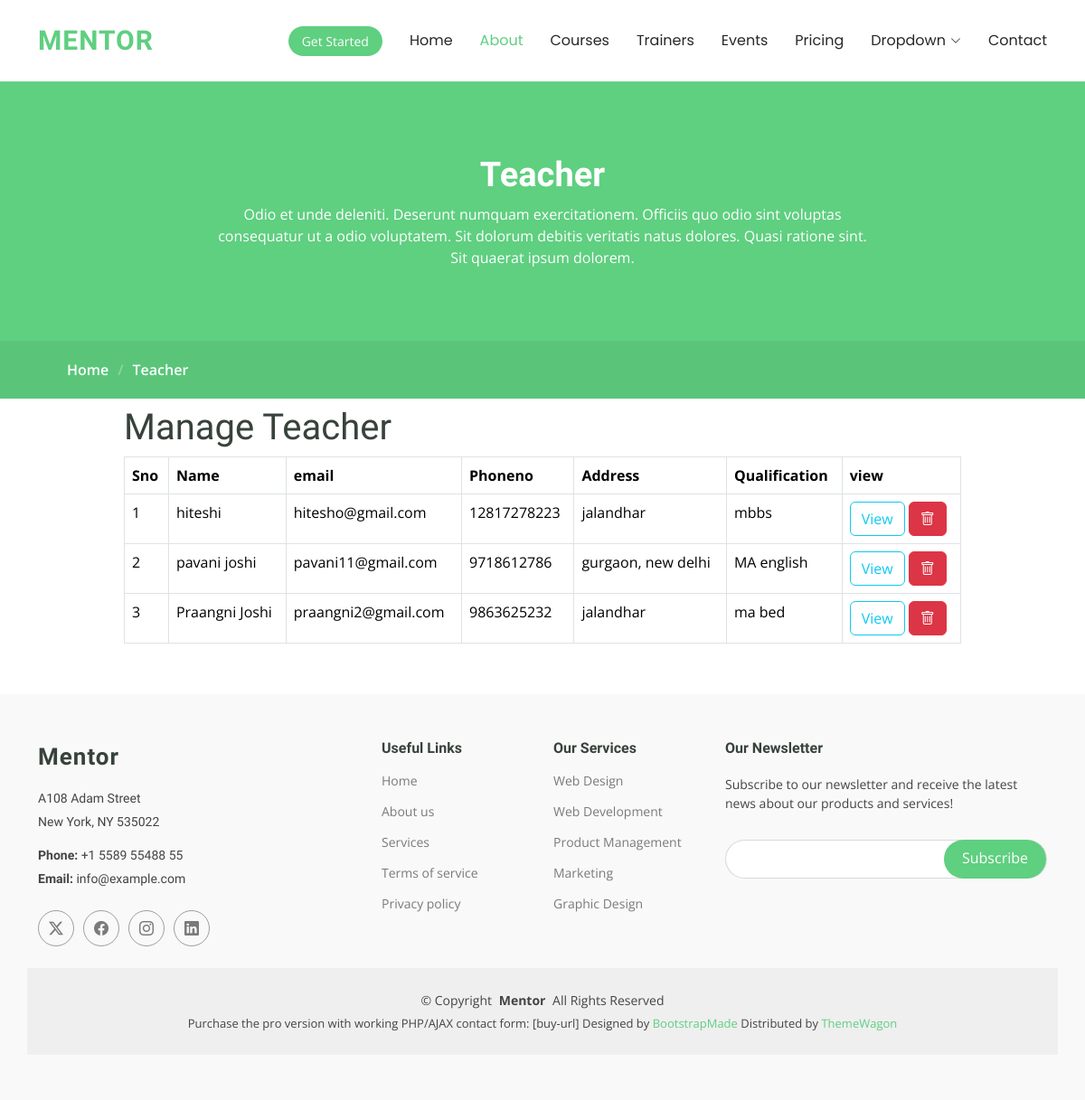
/Mentor-1.0.0/manage_teacher.php, run on the app's committed database.
### tables this page shows
CREATE TABLE `teacher` (
  `id` int(9) NOT NULL,
  `name` varchar(50) NOT NULL,
  `email` varchar(200) NOT NULL,
  `phn_no` bigint(10) NOT NULL,
  `address` longtext NOT NULL,
  `qualification` varchar(100) NOT NULL,
  `join_date` date NOT NULL
);

### Mentor-1.0.0/manage_teacher.php (the view, shortened to what this page needs)
<?php
include("header.php")
?>
<main class="main">
<div class="page-title" data-aos="fade">
  <div class="heading">
    <div class="container">
      <div class="row d-flex justify-content-center text-center">
        <div class="col-lg-8">
          <h1>Teacher</h1>
          <p class="mb-0">Odio et unde deleniti. Deserunt numquam exercitationem. Officiis quo odio sint voluptas consequatur ut a odio voluptatem. Sit dolorum debitis veritatis natus dolores. Quasi ratione sint. Sit quaerat ipsum dolorem.</p>
        </div>
      </div>
    </div>
  </div>
  <nav class="breadcrumbs">
    <div class="container">
      <ol>
        <li><a href="index.php">Home</a></li>
        <li class="current">Teacher</li>
      </ol>
    </div>
  </nav>
</div>
<section id="contact" class="contact section">
        <div class="container" data-aos="fade-up" data-aos-delay="100">
        <div class="row justify-content-center gy-4">
            <div class="col-lg-10 table-responsive">
                <h1>Manage Teacher</h1>
                <table class="table table-bordered table-hover">
                    <tr>
                        <th>Sno</th>
                        <th>Name</th>
                        <th>email</th>
                        <th>Phoneno</th>
                        <th>Address</th>
                        <th>Qualification</th>
                        <th>view</th>
                    </tr>
                    <?php
                    include("connection.php");
                    $query="SELECT * from `teacher`";
                    $res=mysqli_query($db,$query);
                    $sno=1;
                    while($data=mysqli_fetch_assoc($res)){
                    ?>
                    <tr>
                        <td><?php echo $sno;?></td>
                        <td><?php echo $data["name"];?></td>
                        <td><?php echo $data["email"];?></td>
                        <td><?php echo $data["phn_no"];?></td>
                        <td><?php echo $data["address"];?></td>
                        <td><?php echo $data["qualification"];?></td>
                        <td>
                            <a href="view_teacher.php?id=<?php echo $data['id']?>" class="btn btn-outline-info">View</a>
                            <a class="btn btn-danger" href="delete_teacher.php?id=<?php echo $data['id']?>">
                                <i class="bi bi-trash"></i>
                            </a>
                        </td>
                    </tr>
                    <?php
                    $sno++;
                    }
                    ?>
                </table>
            </div>
        </div>
        </div>
    </section>
</main>
<footer id="footer" class="footer position-relative light-background">
<div class="container footer-top">
  <div class="row gy-4">
    <div class="col-lg-4 col-md-6 footer-about">
      <a href="index.php" class="logo d-flex align-items-center">
        <span class="sitename">Mentor</span>
      </a>
      <div class="footer-contact pt-3">
        <p>A108 Adam Street</p>
        <p>New York, NY 535022</p>
        <p class="mt-3"><strong>Phone:</strong> <span>+1 5589 55488 55</span></p>
        <p><strong>Email:</strong> <span>info@example.com</span></p>
      </div>
      <div class="social-links d-flex mt-4">
        <a href=""><i class="bi bi-twitter-x"></i></a>
        <a href=""><i class="bi bi-facebook"></i></a>
        <a href=""><i class="bi bi-instagram"></i></a>
        <a href=""><i class="bi bi-linkedin"></i></a>
      </div>
    </div>
    <div class="col-lg-2 col-md-3 footer-links">
      <h4>Useful Links</h4>
      <ul>
        <li><a href="#">Home</a></li>
        <li><a href="#">About us</a></li>
        <li><a href="#">Services</a></li>
        <li><a href="#">Terms of service</a></li>
        <li><a href="#">Privacy policy</a></li>
      </ul>
    </div>
    <div class="col-lg-2 col-md-3 footer-links">
      <h4>Our Services</h4>
      <ul>
        <li><a href="#">Web Design</a></li>
        <li><a href="#">Web Development</a></li>
        <li><a href="#">Product Management</a></li>
        <li><a href="#">Marketing</a></li>
        <li><a href="#">Graphic Design</a></li>
      </ul>
    </div>
    <div class="col-lg-4 col-md-12 footer-newsletter">
      <h4>Our Newsletter</h4>
      <p>Subscribe to our newsletter and receive the latest news about our products and services!</p>
      <form action="forms/newsletter.php" method="post" class="php-email-form">
        <div class="newsletter-form"><input type="email" name="email"><input type="submit" value="Subscribe"></div>
      </form>
    </div>
  </div>
</div>
<div class="container copyright text-center mt-4">
  <p>© <span>Copyright</span> <strong class="px-1 sitename">Mentor</strong> <span>All Rights Reserved</span></p>
  <div class="credits">
    Purchase the pro version with working PHP/AJAX contact form: [buy-url]
    Designed by <a href="https://bootstrapmade.com/">BootstrapMade</a> Distributed by <a href=“https://themewagon.com>ThemeWagon
  </div>
</div>
</footer>
</body>
</html>

### Mentor-1.0.0/header.php (shortened to what this page needs)
<!DOCTYPE html>
<html lang="en">
<head>
  <link href="assets/vendor/bootstrap/css/bootstrap.min.css" rel="stylesheet">
  <link href="assets/vendor/bootstrap-icons/bootstrap-icons.css" rel="stylesheet">
  <link href="assets/vendor/aos/aos.css" rel="stylesheet">
  <link href="assets/vendor/glightbox/css/glightbox.min.css" rel="stylesheet">
  <link href="assets/vendor/swiper/swiper-bundle.min.css" rel="stylesheet">
  <link href="assets/css/main.css" rel="stylesheet">
</head>
<body class="about-page">
  <header id="header" class="header d-flex align-items-center sticky-top">
    <div class="container-fluid container-xl position-relative d-flex align-items-center">
      <a href="index.php" class="logo d-flex align-items-center me-auto">
        <h1 class="sitename">Mentor</h1>
      </a>
      <nav id="navmenu" class="navmenu">
        <ul>
          <li><a href="index.php">Home<br></a></li>
          <li><a href="about.php" class="active">About</a></li>
          <li><a href="courses.php">Courses</a></li>
          <li><a href="trainers.php">Trainers</a></li>
          <li><a href="events.php">Events</a></li>
          <li><a href="pricing.php">Pricing</a></li>
          <li class="dropdown"><a href="#"><span>Dropdown</span> <i class="bi bi-chevron-down toggle-dropdown"></i></a>
          </li>
          <li><a href="contact.php">Contact</a></li>
        </ul>
      </nav>
      <a class="btn-getstarted" href="courses.php">Get Started</a>
    </div>
  </header>

### data on the page
teacher: name "hiteshi", email "hitesho@gmail.com", phn_no "12817278223", address "jalandhar", qualification "mbbs"
teacher: name "pavani joshi", email "pavani11@gmail.com", phn_no "9718612786", address "gurgaon, new delhi", qualification "MA english"
teacher: name "Praangni Joshi", email "praangni2@gmail.com", phn_no "9863625232", address "jalandhar", qualification "ma bed"
